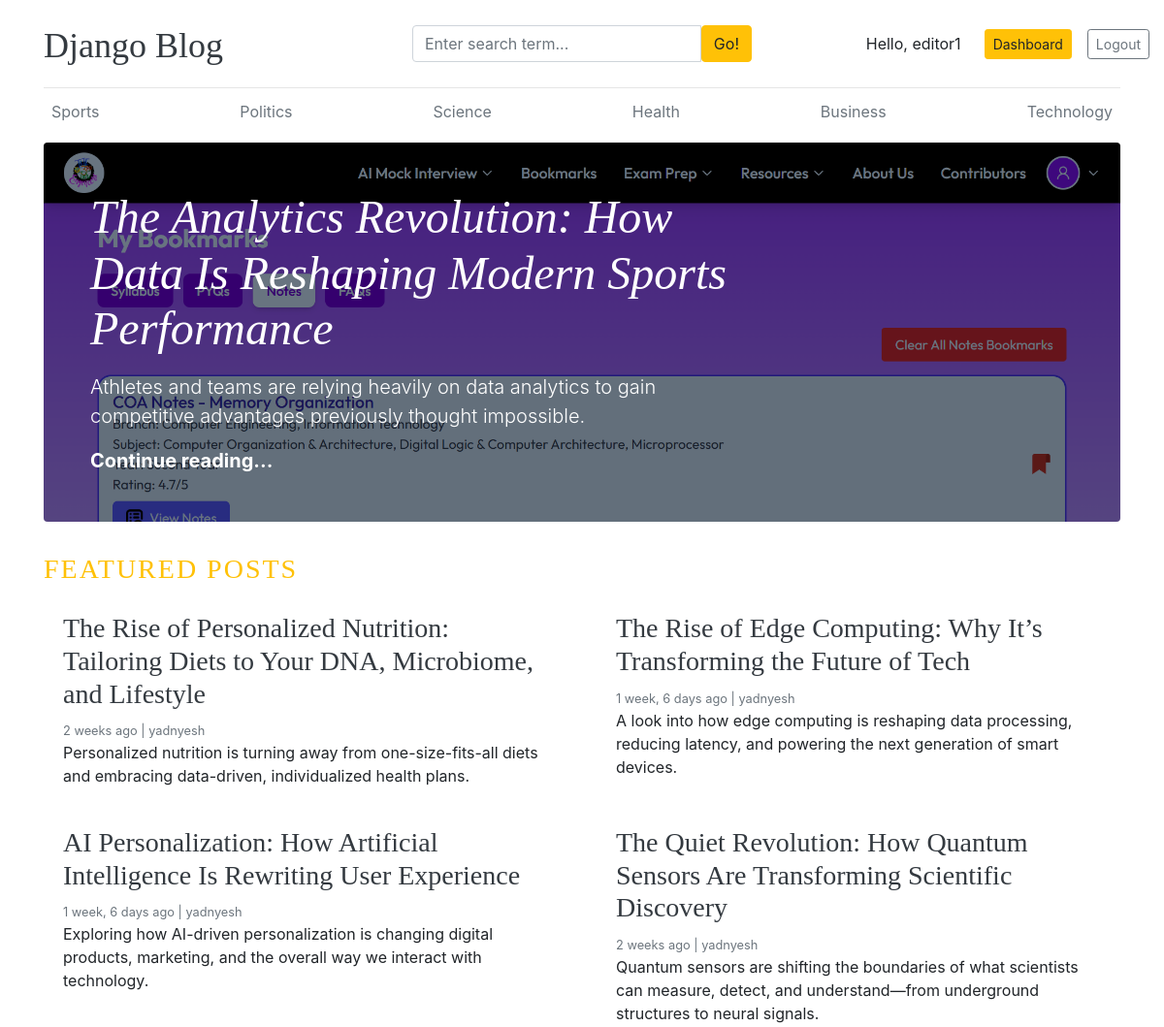
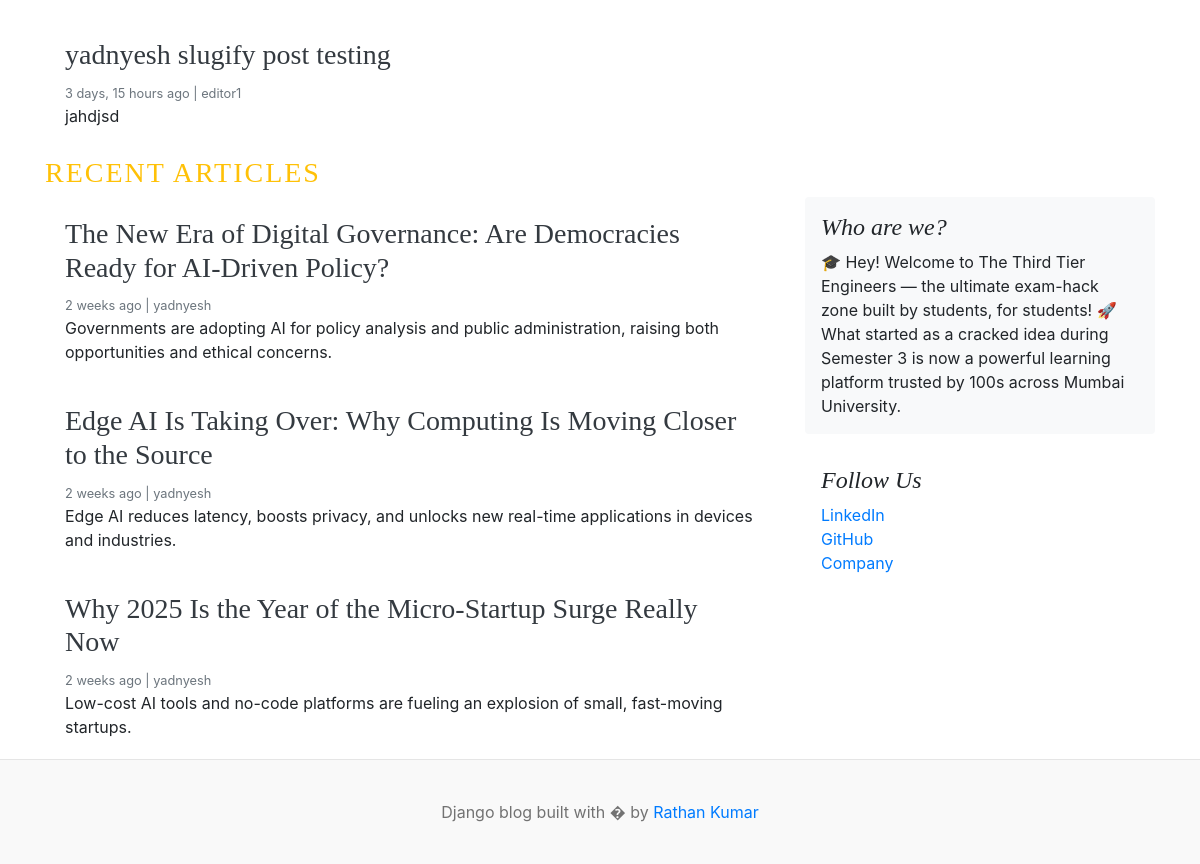
Screenshot of / (signed in) with the database file from the repository (2 pictures, top to bottom).
### blogs/models.py (models this page shows, shortened)
class Category(models.Model):
    category_name = models.CharField(max_length=50, unique=True)
    created_at = models.DateTimeField(auto_now_add=True)
    updated_at = models.DateTimeField(auto_now=True)
    class Meta:
        verbose_name_plural = "categories"

class Blog(models.Model):
    title = models.CharField(max_length=100)
    slug = models.SlugField(max_length=150, unique=True)
    category = models.ForeignKey(Category, on_delete=models.CASCADE)
    author = models.ForeignKey(User, on_delete=models.CASCADE)
    featured_image = models.ImageField(upload_to='uploads/%Y%m/%d')
    short_description = models.TextField(max_length=500)
    blog_body = models.TextField(max_length=2000)
    status = models.CharField(max_length=20, choices=(("Draft", "Draft"), ("Published", "Published")), default="Draft")
    is_featured = models.BooleanField(default=False)
    created_at = models.DateTimeField(auto_now_add=True)
    updated_at = models.DateTimeField(auto_now=True)

### miscellaneous/models.py (models this page shows, shortened)
class About(models.Model):
    about_heading = models.CharField(max_length=50)
    about_description = models.TextField(max_length=255)
    created_at = models.DateTimeField(auto_now_add=True)
    updated_at = models.DateTimeField(auto_now=True)
    class Meta:
        verbose_name_plural = "about"

class SocialLink(models.Model):
    platform = models.CharField(max_length=50)
    link = models.URLField(max_length=200)
    created_at = models.DateTimeField(auto_now_add=True)
    updated_at = models.DateTimeField(auto_now=True)
    class Meta:
        verbose_name_plural = "social links"

### blog_main/views.py (the view)
# urls.py: 2. Add a URL to urlpatterns:  path('', views.home, name='home')
def home(request):
    featured_posts = Blog.objects.filter(is_featured=True, status="Published").order_by('updated_at')
    posts = Blog.objects.filter(is_featured=False, status="Published").order_by('updated_at')
    try:
        about = About.objects.get()
    except:
        about = None
    context = {
        'featured_posts': featured_posts,
        'posts': posts,
        'about': about,
    }
    return render(request, 'home.html', context)

### blogs/context_processors.py (called while the page is built)
def get_categories(request):
    categories = Category.objects.all()
    return dict(categories=categories)

def get_social_links(request):
    social_links = SocialLink.objects.all()
    return dict(social_links=social_links)

### templates/home.html
{% extends 'base.html' %}
{% block content %}
{% for post in featured_posts %}
{% if forloop.first %}
<div class="jumbotron p-3 p-md-5 text-white rounded bg-dark" style="background-image: url({{post.featured_image.url}});background-blend-mode: overlay;background-size:cover;">
    <div class="col-md-8 px-0">
      <h1 class="display-4 font-italic">{{post.title}}</h1>
      <p class="lead my-3">{{post.short_description | truncatewords:20}}</p>
      <p class="lead mb-0"><a href="{% url 'blogs' post.slug %}" class="text-white font-weight-bold">Continue reading...</a></p>
    </div>
  </div>
{% endif %}
{% endfor %}
 <h3 class="text-uppercase text-warning" style="letter-spacing: 2px;">Featured Posts</h3>
  <div class="row mb-2">
    {% for post in featured_posts %}
    {% if not forloop.first %}
    <div class="col-md-6">
      <div class="card border-0" >
        <div class="card-body">
          <a href="{% url 'blogs' post.slug %}" class="text-dark">
            <h3>{{post.title}}</h3>
          </a>
          <small class="mb-1 text-muted">{{post.created_at | timesince}} ago | {{post.author}}</small>
          <p class="card-text">{{post.short_description | truncatewords:20}}</p>
        </div>
      </div>
    </div>
    {% endif %}
    {% endfor %}
  </div>
  <h3 class="text-uppercase text-warning" style="letter-spacing: 2px;">Recent Articles</h3>
  <main role="main" class="container p-0">
    <div class="row">
      <div class="col-md-8 blog-main">
        {% for post in posts %}
            <div class="card border-0" >
              <div class="card-body">
                <a href="{% url 'blogs' post.slug %}" class = "text-dark">
                  <h3>{{post.title}}</h3>
                </a>
                <small class="mb-1 text-muted">{{post.created_at | timesince}} ago | {{post.author}}</small>
                <p class="card-text">{{post.short_description | truncatewords:20}}</p>
              </div>
            </div>
        {% endfor %}
      </div>
      <aside class="col-md-4 blog-sidebar">
        <div class="p-3 mb-3 bg-light rounded">
          <h4 class="font-italic">{{about.about_heading}}</h4>
          <p class="mb-0">{{about.about_description}}</p>
        </div>
        {% if social_links %}
        <div class="p-3">
          <h4 class="font-italic">Follow Us</h4>
          <ol class="list-unstyled">
            {% for link in social_links %}
            <li><a href="{{link.link}}" target="_blank">{{link.platform}}</a></li>
            {% endfor %}
          </ol>
        </div>
        {% endif %}
      </aside>
    </div>
  </main>
</div>
{% endblock %}

### templates/base.html (shortened to what this page needs)
{% load static %}
<!DOCTYPE html>
<html lang="en">
<head>
    <link href="https://getbootstrap.com/docs/4.0/dist/css/bootstrap.min.css" rel="stylesheet">
    <link href="{% static 'css/blog.css' %}" rel="stylesheet">
    <link rel="stylesheet" href="https://cdnjs.cloudflare.com/ajax/libs/font-awesome/4.7.0/css/font-awesome.min.css">
  </head>
<body>
    <div class="container">
      <header class="blog-header py-3">
        <div class="row flex-nowrap justify-content-between align-items-center">
          <div class="col-4 pt-1">
            <a class="blog-header-logo text-dark" href="/">Django Blog</a>
          </div>
          <div class="col-4 search-col">
            <form action="{% url 'search' %}" method="get">
              <div class="input-group">
                <input class="form-control" name="keyword" value="{{keyword}}" type="text" placeholder="Enter search term..." aria-label="Enter search term..." aria-describedby="button-search" />
                <button type="submit" class="btn btn-warning" id="button-search" type="button">Go!</button>
              </div>
            </form>
          </div>
          <div class="col-4 d-flex justify-content-end align-items-center">
            {% if not user.is_authenticated %}
            <a class="btn btn-sm btn-warning" href="{% url 'login' %}">Login</a> &nbsp;
            <a class="btn btn-sm btn-outline-secondary" href="{% url 'register' %}">Register</a>
            {% else %}
            <span class="mr-2">Hello, {{user}}</span>
            <a class="btn btn-sm btn-warning" href="{% url 'dashboard' %}">Dashboard</a>
            <a class="btn btn-sm btn-outline-secondary" href="{% url 'logout' %}">Logout</a>
            {% endif %}
          </div>
        </div>
      </header>
      <div class="nav-scroller py-1 mb-2">
        <nav class="nav d-flex justify-content-between">
            {% for cat in categories %}
          <a class="p-2 text-muted" href="{% url 'posts_by_category' cat.id  %}">{{cat.category_name}}</a>
          {% endfor %}
        </nav>
      </div>
{% block content %}
{% endblock %}
    <footer class="blog-footer">
        <p>Django blog built with � by <a href="#">Rathan Kumar</a></p>
    </footer>
  </body>
</html>

### blog_main/static/css/blog.css (style rules this page uses)
.blog-header { border-bottom: 1px solid #e5e5e5; }
.blog-header-logo { font-family: "Playfair Display", Georgia, "Times New Roman", serif; font-size: 2.25rem; }
h1, h2, h3, h4, h5, h6 { font-family: "Playfair Display", Georgia, "Times New Roman", serif; }
.display-4 { font-size: 2.5rem; }
@media (min-width: 768px) { .display-4 { font-size: 3rem; } }
.search-col { margin-right: 30px; }
.blog-footer { padding: 2.5rem 0; color: #727272; text-align: center; background-color: #f9f9f9; border-top: .05rem solid #e5e5e5; }
.blog-footer p:last-child { margin-bottom: 0; }

### rows the page displays
Category: category_name "Sports"
Category: category_name "Politics"
Category: category_name "Science"
Category: category_name "Health"
Category: category_name "Business"
Category: category_name "Technology"
Blog: featured_image (picture), title "The Analytics Revolution: How Data Is Reshaping Modern Sports Performance", short_description "Athletes and teams are relying heavily on data analytics to gain competitive advantages previously thought impossible."
Blog: title "The Rise of Personalized Nutrition: Tailoring Diets to Your DNA, Microbiome, and Lifestyle", created_at "2 weeks", author "yadnyesh", short_description "Personalized nutrition is turning away from one-size-fits-all diets and embracing data-driven, individualized health plans."
Blog: title "The Rise of Edge Computing: Why It’s Transforming the Future of Tech", created_at "1 week, 6 days", author "yadnyesh", short_description "A look into how edge computing is reshaping data processing, reducing latency, and powering the next generation of smart devices."
Blog: title "AI Personalization: How Artificial Intelligence Is Rewriting User Experience", created_at "1 week, 6 days", author "yadnyesh", short_description "Exploring how AI-driven personalization is changing digital products, marketing, and the overall way we interact with technology."
Blog: title "The Quiet Revolution: How Quantum Sensors Are Transforming Scientific Discovery", created_at "2 weeks", author "yadnyesh", short_description "Quantum sensors are shifting the boundaries of what scientists can measure, detect, and understand—from underground structures to neural signals."
Blog: title "yadnyesh slugify post testing", created_at "3 days, 15 hours", author "editor1", short_description "jahdjsd"
Blog: title "The New Era of Digital Governance: Are Democracies Ready for AI-Driven Policy?", created_at "2 weeks", author "yadnyesh", short_description "Governments are adopting AI for policy analysis and public administration, raising both opportunities and ethical concerns."
Blog: title "Edge AI Is Taking Over: Why Computing Is Moving Closer to the Source", created_at "2 weeks", author "yadnyesh", short_description "Edge AI reduces latency, boosts privacy, and unlocks new real-time applications in devices and industries."
Blog: title "Why 2025 Is the Year of the Micro-Startup Surge Really Now", created_at "2 weeks", author "yadnyesh", short_description "Low-cost AI tools and no-code platforms are fueling an explosion of small, fast-moving startups."
About: about_heading "Who are we?", about_description "🎓 Hey! Welcome to The Third Tier Engineers — the ultimate exam-hack zone built by students, for students! 🚀 What started as a cracked idea during Semester 3 is now a powerful learning platform trusted by 100s across Mumbai University."
SocialLink: platform "LinkedIn"
SocialLink: platform "GitHub"
SocialLink: platform "Company"

### other values shown
{{ user }} "editor1"
